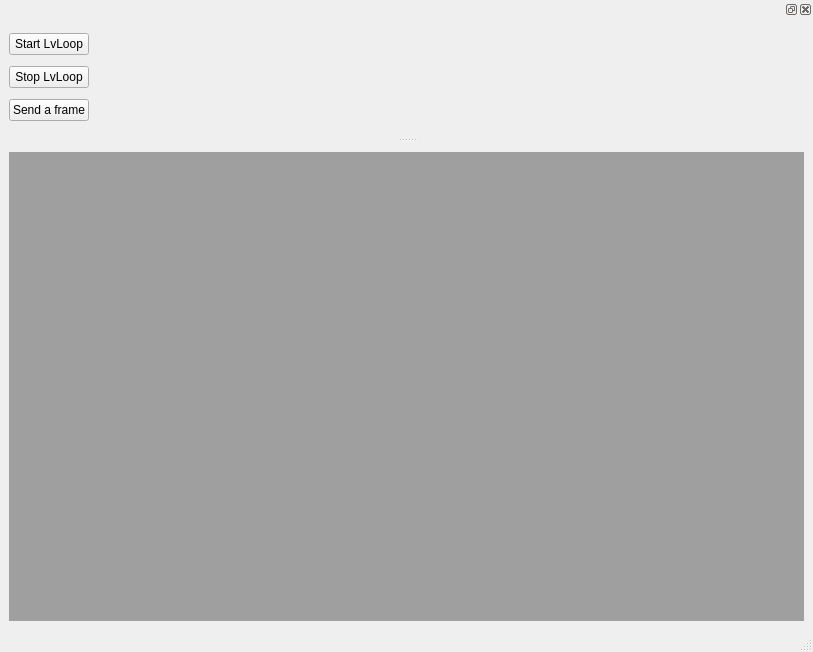
<?xml version="1.0" encoding="UTF-8"?>
<ui version="4.0">
 <class>cls_boneServerMainWindow</class>
 <widget class="QMainWindow" name="cls_boneServerMainWindow">
  <property name="geometry">
   <rect>
    <x>0</x>
    <y>0</y>
    <width>813</width>
    <height>652</height>
   </rect>
  </property>
  <property name="windowTitle">
   <string>MainWindow</string>
  </property>
  <widget class="QWidget" name="centralwidget">
   <layout class="QVBoxLayout" name="verticalLayout">
    <item>
     <widget class="QMdiArea" name="mdiArea"/>
    </item>
   </layout>
  </widget>
  <widget class="QMenuBar" name="menubar">
   <property name="geometry">
    <rect>
     <x>0</x>
     <y>0</y>
     <width>813</width>
     <height>22</height>
    </rect>
   </property>
  </widget>
  <widget class="QStatusBar" name="statusbar"/>
  <widget class="QDockWidget" name="dockWidget">
   <attribute name="dockWidgetArea">
    <number>4</number>
   </attribute>
   <widget class="QWidget" name="dockWidgetContents">
    <layout class="QHBoxLayout" name="horizontalLayout_2">
     <item>
      <layout class="QVBoxLayout" name="verticalLayout_2">
       <item>
        <widget class="QPushButton" name="pbStartLvLoop">
         <property name="text">
          <string>Start LvLoop</string>
         </property>
        </widget>
       </item>
       <item>
        <widget class="QPushButton" name="pbStopLvLoop">
         <property name="text">
          <string>Stop LvLoop</string>
         </property>
        </widget>
       </item>
       <item>
        <widget class="QPushButton" name="pushButton">
         <property name="text">
          <string>Send a frame</string>
         </property>
        </widget>
       </item>
      </layout>
     </item>
     <item>
      <spacer name="horizontalSpacer">
       <property name="orientation">
        <enum>Qt::Horizontal</enum>
       </property>
       <property name="sizeHint" stdset="0">
        <size>
         <width>690</width>
         <height>20</height>
        </size>
       </property>
      </spacer>
     </item>
     <item>
      <widget class="QLabel" name="label">
       <property name="minimumSize">
        <size>
         <width>100</width>
         <height>100</height>
        </size>
       </property>
       <property name="text">
        <string/>
       </property>
       <property name="scaledContents">
        <bool>true</bool>
       </property>
      </widget>
     </item>
    </layout>
   </widget>
  </widget>
 </widget>
 <resources/>
 <connections/>
</ui>
